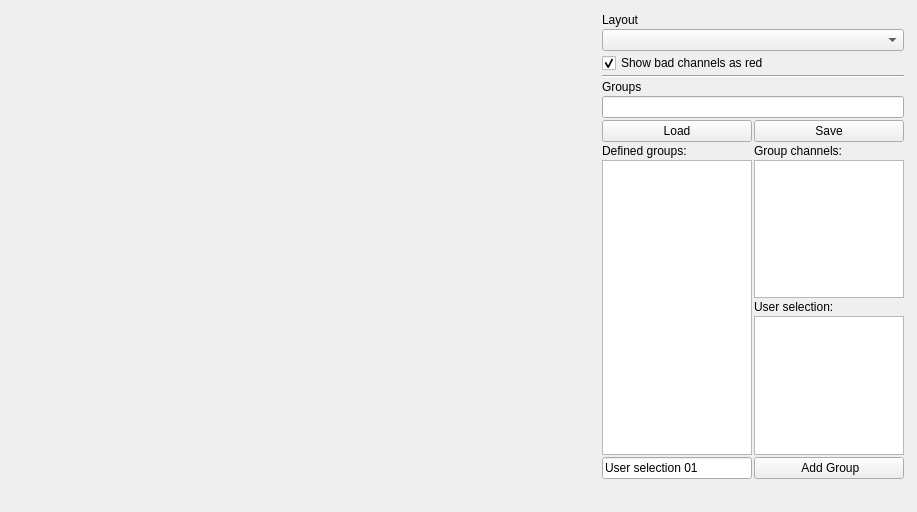
<?xml version="1.0" encoding="UTF-8"?>
<ui version="4.0">
 <class>ChannelSelectionViewWidget</class>
 <widget class="QWidget" name="ChannelSelectionViewWidget">
  <property name="geometry">
   <rect>
    <x>0</x>
    <y>0</y>
    <width>917</width>
    <height>512</height>
   </rect>
  </property>
  <property name="windowTitle">
   <string>Channel Selection Manager</string>
  </property>
  <layout class="QHBoxLayout" name="horizontalLayout" stretch="0">
   <item>
    <layout class="QHBoxLayout" name="horizontalLayout_2" stretch="3,1">
     <item>
      <widget class="QWidget" name="viewWidget" native="true">
       <layout class="QHBoxLayout" name="horizontalLayout_6" stretch="0">
        <property name="spacing">
         <number>2</number>
        </property>
        <property name="leftMargin">
         <number>2</number>
        </property>
        <property name="topMargin">
         <number>2</number>
        </property>
        <property name="rightMargin">
         <number>2</number>
        </property>
        <property name="bottomMargin">
         <number>2</number>
        </property>
        <item>
         <layout class="QGridLayout" name="gridLayout_5">
          <item row="0" column="0" colspan="3">
           <widget class="mne::viz::qt::SensorLayoutWidget" name="m_sensorLayout" native="true"/>
          </item>
          <item row="1" column="2">
           <spacer name="horizontalSpacer">
            <property name="orientation">
             <enum>Qt::Horizontal</enum>
            </property>
            <property name="sizeHint" stdset="0">
             <size>
              <width>40</width>
              <height>20</height>
             </size>
            </property>
           </spacer>
          </item>
         </layout>
        </item>
       </layout>
      </widget>
     </item>
     <item>
      <widget class="QWidget" name="controlWidget" native="true">
       <layout class="QHBoxLayout" name="horizontalLayout_7" stretch="0">
        <property name="spacing">
         <number>2</number>
        </property>
        <property name="leftMargin">
         <number>2</number>
        </property>
        <property name="topMargin">
         <number>2</number>
        </property>
        <property name="rightMargin">
         <number>2</number>
        </property>
        <property name="bottomMargin">
         <number>2</number>
        </property>
        <item>
         <layout class="QGridLayout" name="gridLayout_6">
          <item row="7" column="0">
           <widget class="QLabel" name="label_4">
            <property name="text">
             <string>Groups</string>
            </property>
           </widget>
          </item>
          <item row="8" column="0" colspan="2">
           <widget class="QLineEdit" name="m_lineEdit_loadedFile">
            <property name="readOnly">
             <bool>true</bool>
            </property>
           </widget>
          </item>
          <item row="13" column="0" rowspan="4">
           <widget class="QListWidget" name="m_listWidget_selectionGroups">
            <property name="sizePolicy">
             <sizepolicy hsizetype="Expanding" vsizetype="Preferred">
              <horstretch>0</horstretch>
              <verstretch>0</verstretch>
             </sizepolicy>
            </property>
            <property name="minimumSize">
             <size>
              <width>150</width>
              <height>0</height>
             </size>
            </property>
            <property name="maximumSize">
             <size>
              <width>16777215</width>
              <height>16777215</height>
             </size>
            </property>
           </widget>
          </item>
          <item row="15" column="1">
           <widget class="QLabel" name="label_5">
            <property name="sizePolicy">
             <sizepolicy hsizetype="Minimum" vsizetype="Minimum">
              <horstretch>0</horstretch>
              <verstretch>0</verstretch>
             </sizepolicy>
            </property>
            <property name="maximumSize">
             <size>
              <width>150</width>
              <height>16777215</height>
             </size>
            </property>
            <property name="text">
             <string>User selection:</string>
            </property>
           </widget>
          </item>
          <item row="2" column="0" colspan="2">
           <widget class="QCheckBox" name="m_checkBox_showBadChannelsAsRed">
            <property name="text">
             <string>Show bad channels as red</string>
            </property>
            <property name="checked">
             <bool>true</bool>
            </property>
           </widget>
          </item>
          <item row="16" column="1">
           <widget class="QListWidget" name="m_listWidget_userDefined">
            <property name="sizePolicy">
             <sizepolicy hsizetype="Expanding" vsizetype="Expanding">
              <horstretch>0</horstretch>
              <verstretch>0</verstretch>
             </sizepolicy>
            </property>
            <property name="minimumSize">
             <size>
              <width>150</width>
              <height>0</height>
             </size>
            </property>
            <property name="maximumSize">
             <size>
              <width>16777215</width>
              <height>16777215</height>
             </size>
            </property>
            <property name="mouseTracking">
             <bool>true</bool>
            </property>
            <property name="acceptDrops">
             <bool>true</bool>
            </property>
            <property name="dragDropMode">
             <enum>QAbstractItemView::DropOnly</enum>
            </property>
            <property name="selectionMode">
             <enum>QAbstractItemView::ExtendedSelection</enum>
            </property>
            <property name="sortingEnabled">
             <bool>false</bool>
            </property>
           </widget>
          </item>
          <item row="9" column="1">
           <widget class="QPushButton" name="m_pushButton_saveSelection">
            <property name="enabled">
             <bool>true</bool>
            </property>
            <property name="sizePolicy">
             <sizepolicy hsizetype="Preferred" vsizetype="Fixed">
              <horstretch>0</horstretch>
              <verstretch>0</verstretch>
             </sizepolicy>
            </property>
            <property name="minimumSize">
             <size>
              <width>0</width>
              <height>0</height>
             </size>
            </property>
            <property name="maximumSize">
             <size>
              <width>16777215</width>
              <height>16777215</height>
             </size>
            </property>
            <property name="text">
             <string>Save</string>
            </property>
           </widget>
          </item>
          <item row="12" column="0">
           <widget class="QLabel" name="label_2">
            <property name="sizePolicy">
             <sizepolicy hsizetype="Fixed" vsizetype="Fixed">
              <horstretch>0</horstretch>
              <verstretch>0</verstretch>
             </sizepolicy>
            </property>
            <property name="minimumSize">
             <size>
              <width>150</width>
              <height>0</height>
             </size>
            </property>
            <property name="maximumSize">
             <size>
              <width>150</width>
              <height>16777215</height>
             </size>
            </property>
            <property name="text">
             <string>Defined groups:</string>
            </property>
           </widget>
          </item>
          <item row="13" column="2">
           <spacer name="verticalSpacer">
            <property name="orientation">
             <enum>Qt::Vertical</enum>
            </property>
            <property name="sizeHint" stdset="0">
             <size>
              <width>0</width>
              <height>40</height>
             </size>
            </property>
           </spacer>
          </item>
          <item row="13" column="1" rowspan="2">
           <widget class="QListWidget" name="m_listWidget_visibleChannels">
            <property name="sizePolicy">
             <sizepolicy hsizetype="Expanding" vsizetype="Expanding">
              <horstretch>0</horstretch>
              <verstretch>0</verstretch>
             </sizepolicy>
            </property>
            <property name="minimumSize">
             <size>
              <width>150</width>
              <height>0</height>
             </size>
            </property>
            <property name="maximumSize">
             <size>
              <width>16777215</width>
              <height>16777215</height>
             </size>
            </property>
            <property name="dragEnabled">
             <bool>true</bool>
            </property>
            <property name="dragDropMode">
             <enum>QAbstractItemView::DragOnly</enum>
            </property>
            <property name="defaultDropAction">
             <enum>Qt::CopyAction</enum>
            </property>
            <property name="selectionMode">
             <enum>QAbstractItemView::ExtendedSelection</enum>
            </property>
           </widget>
          </item>
          <item row="4" column="0" colspan="2">
           <widget class="Line" name="line">
            <property name="orientation">
             <enum>Qt::Horizontal</enum>
            </property>
           </widget>
          </item>
          <item row="0" column="0">
           <widget class="QLabel" name="label_3">
            <property name="text">
             <string>Layout</string>
            </property>
           </widget>
          </item>
          <item row="12" column="1">
           <widget class="QLabel" name="label">
            <property name="sizePolicy">
             <sizepolicy hsizetype="Minimum" vsizetype="Minimum">
              <horstretch>0</horstretch>
              <verstretch>0</verstretch>
             </sizepolicy>
            </property>
            <property name="text">
             <string>Group channels:</string>
            </property>
           </widget>
          </item>
          <item row="18" column="0">
           <widget class="QLineEdit" name="m_lineEdit_selectionGroupName">
            <property name="sizePolicy">
             <sizepolicy hsizetype="Expanding" vsizetype="Fixed">
              <horstretch>0</horstretch>
              <verstretch>0</verstretch>
             </sizepolicy>
            </property>
            <property name="minimumSize">
             <size>
              <width>150</width>
              <height>0</height>
             </size>
            </property>
            <property name="maximumSize">
             <size>
              <width>16777215</width>
              <height>16777215</height>
             </size>
            </property>
            <property name="text">
             <string>User selection 01</string>
            </property>
           </widget>
          </item>
          <item row="9" column="0">
           <widget class="QPushButton" name="m_pushButton_loadSelection">
            <property name="enabled">
             <bool>true</bool>
            </property>
            <property name="sizePolicy">
             <sizepolicy hsizetype="Expanding" vsizetype="Fixed">
              <horstretch>0</horstretch>
              <verstretch>0</verstretch>
             </sizepolicy>
            </property>
            <property name="minimumSize">
             <size>
              <width>0</width>
              <height>0</height>
             </size>
            </property>
            <property name="maximumSize">
             <size>
              <width>16777215</width>
              <height>16777215</height>
             </size>
            </property>
            <property name="text">
             <string>Load</string>
            </property>
           </widget>
          </item>
          <item row="18" column="1">
           <widget class="QPushButton" name="m_pushButton_addToSelectionGroups">
            <property name="sizePolicy">
             <sizepolicy hsizetype="Expanding" vsizetype="Fixed">
              <horstretch>0</horstretch>
              <verstretch>0</verstretch>
             </sizepolicy>
            </property>
            <property name="minimumSize">
             <size>
              <width>150</width>
              <height>0</height>
             </size>
            </property>
            <property name="maximumSize">
             <size>
              <width>16777215</width>
              <height>16777215</height>
             </size>
            </property>
            <property name="text">
             <string> Add Group</string>
            </property>
           </widget>
          </item>
          <item row="16" column="2">
           <spacer name="verticalSpacer_2">
            <property name="orientation">
             <enum>Qt::Vertical</enum>
            </property>
            <property name="sizeHint" stdset="0">
             <size>
              <width>0</width>
              <height>40</height>
             </size>
            </property>
           </spacer>
          </item>
          <item row="1" column="0" colspan="2">
           <widget class="QComboBox" name="m_comboBox_layoutFile">
            <property name="sizePolicy">
             <sizepolicy hsizetype="Expanding" vsizetype="Fixed">
              <horstretch>0</horstretch>
              <verstretch>0</verstretch>
             </sizepolicy>
            </property>
            <property name="minimumSize">
             <size>
              <width>150</width>
              <height>0</height>
             </size>
            </property>
            <property name="maximumSize">
             <size>
              <width>16777215</width>
              <height>16777215</height>
             </size>
            </property>
           </widget>
          </item>
          <item row="19" column="0" colspan="2">
           <spacer name="horizontalSpacer_2">
            <property name="orientation">
             <enum>Qt::Horizontal</enum>
            </property>
            <property name="sizeHint" stdset="0">
             <size>
              <width>40</width>
              <height>20</height>
             </size>
            </property>
           </spacer>
          </item>
         </layout>
        </item>
       </layout>
      </widget>
     </item>
    </layout>
   </item>
  </layout>
 </widget>
 <customwidgets>
  <customwidget>
   <class>mne::viz::qt::SensorLayoutWidget</class>
   <extends>QWidget</extends>
   <header>mne/viz/backends/qt/viewers/helpers/sensorlayoutwidget.h</header>
   <container>1</container>
  </customwidget>
 </customwidgets>
 <resources/>
 <connections/>
</ui>
